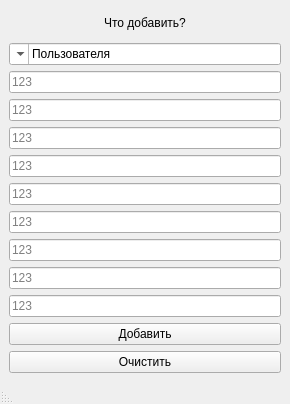
<?xml version="1.0" encoding="UTF-8"?>
<ui version="4.0">
 <class>Add_window</class>
 <widget class="QMainWindow" name="Add_window">
  <property name="geometry">
   <rect>
    <x>0</x>
    <y>0</y>
    <width>290</width>
    <height>404</height>
   </rect>
  </property>
  <property name="windowTitle">
   <string>MainWindow</string>
  </property>
  <property name="layoutDirection">
   <enum>Qt::RightToLeft</enum>
  </property>
  <property name="autoFillBackground">
   <bool>true</bool>
  </property>
  <property name="documentMode">
   <bool>false</bool>
  </property>
  <widget class="QWidget" name="centralwidget">
   <layout class="QGridLayout" name="gridLayout_2">
    <item row="0" column="0">
     <widget class="QLabel" name="label_add">
      <property name="cursor">
       <cursorShape>ArrowCursor</cursorShape>
      </property>
      <property name="layoutDirection">
       <enum>Qt::LeftToRight</enum>
      </property>
      <property name="autoFillBackground">
       <bool>false</bool>
      </property>
      <property name="styleSheet">
       <string notr="true">font: 20pt &quot;Consolas&quot;;</string>
      </property>
      <property name="text">
       <string>Что добавить?</string>
      </property>
      <property name="alignment">
       <set>Qt::AlignCenter</set>
      </property>
     </widget>
    </item>
    <item row="1" column="0">
     <widget class="QComboBox" name="comboBox_add">
      <property name="styleSheet">
       <string notr="true">font: 18pt &quot;Consolas&quot;;</string>
      </property>
      <property name="editable">
       <bool>true</bool>
      </property>
      <property name="insertPolicy">
       <enum>QComboBox::InsertAtBottom</enum>
      </property>
      <item>
       <property name="text">
        <string>Пользователя</string>
       </property>
      </item>
      <item>
       <property name="text">
        <string>Рейс</string>
       </property>
      </item>
      <item>
       <property name="text">
        <string>Маршрут</string>
       </property>
      </item>
      <item>
       <property name="text">
        <string>Аэропорт вылета</string>
       </property>
      </item>
      <item>
       <property name="text">
        <string>Аэропорт назначения</string>
       </property>
      </item>
      <item>
       <property name="text">
        <string>Билет</string>
       </property>
      </item>
      <item>
       <property name="text">
        <string>Авиакомпанию</string>
       </property>
      </item>
      <item>
       <property name="text">
        <string>Самолёт</string>
       </property>
      </item>
     </widget>
    </item>
    <item row="2" column="0">
     <layout class="QGridLayout" name="gridLayout">
      <item row="0" column="0">
       <widget class="QLineEdit" name="lineEdit_add">
        <property name="inputMask">
         <string/>
        </property>
        <property name="text">
         <string/>
        </property>
        <property name="placeholderText">
         <string>123</string>
        </property>
       </widget>
      </item>
      <item row="1" column="0">
       <widget class="QLineEdit" name="lineEdit_add_2">
        <property name="inputMask">
         <string/>
        </property>
        <property name="text">
         <string/>
        </property>
        <property name="placeholderText">
         <string>123</string>
        </property>
       </widget>
      </item>
      <item row="2" column="0">
       <widget class="QLineEdit" name="lineEdit_add_3">
        <property name="inputMask">
         <string/>
        </property>
        <property name="text">
         <string/>
        </property>
        <property name="placeholderText">
         <string>123</string>
        </property>
       </widget>
      </item>
      <item row="3" column="0">
       <widget class="QLineEdit" name="lineEdit_add_4">
        <property name="inputMask">
         <string/>
        </property>
        <property name="text">
         <string/>
        </property>
        <property name="placeholderText">
         <string>123</string>
        </property>
       </widget>
      </item>
      <item row="4" column="0">
       <widget class="QLineEdit" name="lineEdit_add_5">
        <property name="inputMask">
         <string/>
        </property>
        <property name="text">
         <string/>
        </property>
        <property name="placeholderText">
         <string>123</string>
        </property>
       </widget>
      </item>
      <item row="5" column="0">
       <widget class="QLineEdit" name="lineEdit_add_6">
        <property name="inputMask">
         <string/>
        </property>
        <property name="text">
         <string/>
        </property>
        <property name="placeholderText">
         <string>123</string>
        </property>
       </widget>
      </item>
      <item row="6" column="0">
       <widget class="QLineEdit" name="lineEdit_add_7">
        <property name="inputMask">
         <string/>
        </property>
        <property name="text">
         <string/>
        </property>
        <property name="placeholderText">
         <string>123</string>
        </property>
       </widget>
      </item>
      <item row="7" column="0">
       <widget class="QLineEdit" name="lineEdit_add_8">
        <property name="inputMask">
         <string/>
        </property>
        <property name="text">
         <string/>
        </property>
        <property name="placeholderText">
         <string>123</string>
        </property>
       </widget>
      </item>
      <item row="8" column="0">
       <widget class="QLineEdit" name="lineEdit_add_9">
        <property name="inputMask">
         <string/>
        </property>
        <property name="text">
         <string/>
        </property>
        <property name="placeholderText">
         <string>123</string>
        </property>
       </widget>
      </item>
      <item row="9" column="0">
       <widget class="QPushButton" name="pushButton_add">
        <property name="text">
         <string>Добавить</string>
        </property>
       </widget>
      </item>
      <item row="10" column="0">
       <widget class="QPushButton" name="pushButton_clear">
        <property name="text">
         <string>Очистить</string>
        </property>
       </widget>
      </item>
     </layout>
    </item>
   </layout>
  </widget>
  <widget class="QStatusBar" name="statusbar"/>
 </widget>
 <resources/>
 <connections/>
</ui>
